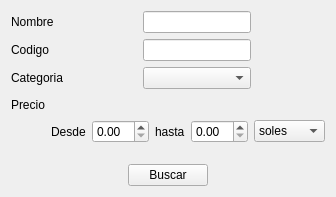
<?xml version="1.0" encoding="UTF-8"?>
<ui version="4.0">
 <class>Form</class>
 <widget class="QWidget" name="Form">
  <property name="geometry">
   <rect>
    <x>0</x>
    <y>0</y>
    <width>299</width>
    <height>197</height>
   </rect>
  </property>
  <property name="windowTitle">
   <string>Form</string>
  </property>
  <layout class="QGridLayout" name="gridLayout_6">
   <item row="0" column="0">
    <layout class="QGridLayout" name="gridLayout_5">
     <item row="0" column="0">
      <layout class="QGridLayout" name="gridLayout">
       <item row="0" column="0">
        <widget class="QLabel" name="label">
         <property name="text">
          <string>Nombre</string>
         </property>
        </widget>
       </item>
       <item row="0" column="1">
        <spacer name="horizontalSpacer_3">
         <property name="orientation">
          <enum>Qt::Horizontal</enum>
         </property>
         <property name="sizeHint" stdset="0">
          <size>
           <width>20</width>
           <height>20</height>
          </size>
         </property>
        </spacer>
       </item>
       <item row="0" column="2">
        <widget class="QLineEdit" name="lineEdit"/>
       </item>
       <item row="1" column="0">
        <widget class="QLabel" name="label_2">
         <property name="text">
          <string>Codigo</string>
         </property>
        </widget>
       </item>
       <item row="1" column="2">
        <widget class="QLineEdit" name="lineEdit_2"/>
       </item>
       <item row="2" column="0">
        <widget class="QLabel" name="label_3">
         <property name="text">
          <string>Categoria</string>
         </property>
        </widget>
       </item>
       <item row="2" column="2">
        <widget class="QComboBox" name="comboBox"/>
       </item>
       <item row="0" column="3">
        <spacer name="horizontalSpacer_4">
         <property name="orientation">
          <enum>Qt::Horizontal</enum>
         </property>
         <property name="sizeHint" stdset="0">
          <size>
           <width>20</width>
           <height>20</height>
          </size>
         </property>
        </spacer>
       </item>
      </layout>
     </item>
     <item row="1" column="0">
      <layout class="QGridLayout" name="gridLayout_3">
       <item row="0" column="0">
        <widget class="QLabel" name="label_4">
         <property name="text">
          <string>Precio</string>
         </property>
        </widget>
       </item>
       <item row="1" column="1">
        <layout class="QGridLayout" name="gridLayout_2">
         <item row="0" column="0">
          <widget class="QLabel" name="label_5">
           <property name="text">
            <string>Desde</string>
           </property>
          </widget>
         </item>
         <item row="0" column="1">
          <widget class="QDoubleSpinBox" name="doubleSpinBox">
           <property name="sizePolicy">
            <sizepolicy hsizetype="Fixed" vsizetype="Fixed">
             <horstretch>0</horstretch>
             <verstretch>0</verstretch>
            </sizepolicy>
           </property>
          </widget>
         </item>
         <item row="0" column="2">
          <widget class="QLabel" name="label_6">
           <property name="text">
            <string>hasta</string>
           </property>
          </widget>
         </item>
         <item row="0" column="3">
          <widget class="QDoubleSpinBox" name="doubleSpinBox_2">
           <property name="sizePolicy">
            <sizepolicy hsizetype="Fixed" vsizetype="Fixed">
             <horstretch>0</horstretch>
             <verstretch>0</verstretch>
            </sizepolicy>
           </property>
          </widget>
         </item>
         <item row="0" column="4">
          <widget class="QComboBox" name="comboBox_2">
           <item>
            <property name="text">
             <string>soles</string>
            </property>
           </item>
           <item>
            <property name="text">
             <string>dolares</string>
            </property>
           </item>
          </widget>
         </item>
        </layout>
       </item>
      </layout>
     </item>
     <item row="3" column="0">
      <layout class="QGridLayout" name="gridLayout_4">
       <item row="0" column="0">
        <spacer name="horizontalSpacer">
         <property name="orientation">
          <enum>Qt::Horizontal</enum>
         </property>
         <property name="sizeHint" stdset="0">
          <size>
           <width>40</width>
           <height>20</height>
          </size>
         </property>
        </spacer>
       </item>
       <item row="0" column="1">
        <widget class="QPushButton" name="pushButton">
         <property name="text">
          <string>Buscar</string>
         </property>
         <property name="icon">
          <iconset resource="Icons/Icons.qrc">
           <normaloff>:/new/Icons/1349716375_monotone_search_zoom.png</normaloff>:/new/Icons/1349716375_monotone_search_zoom.png</iconset>
         </property>
        </widget>
       </item>
       <item row="0" column="2">
        <spacer name="horizontalSpacer_2">
         <property name="orientation">
          <enum>Qt::Horizontal</enum>
         </property>
         <property name="sizeHint" stdset="0">
          <size>
           <width>40</width>
           <height>20</height>
          </size>
         </property>
        </spacer>
       </item>
      </layout>
     </item>
     <item row="2" column="0">
      <spacer name="verticalSpacer">
       <property name="orientation">
        <enum>Qt::Vertical</enum>
       </property>
       <property name="sizeType">
        <enum>QSizePolicy::Fixed</enum>
       </property>
       <property name="sizeHint" stdset="0">
        <size>
         <width>15</width>
         <height>15</height>
        </size>
       </property>
      </spacer>
     </item>
    </layout>
   </item>
  </layout>
 </widget>
 <resources>
  <include location="Icons/Icons.qrc"/>
 </resources>
 <connections/>
</ui>
